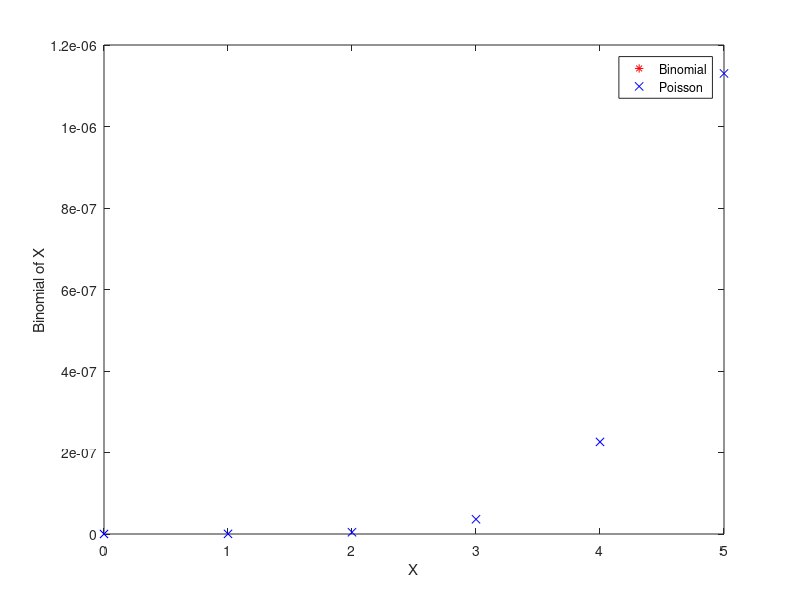

Here is the MATLAB script that generated this plot:
#we will solve the 2nd exercise
#subpoint b
n=input("Please input the n (n>=30) n= ");
p=input("Please input the probability p (p<=0.05) p= ");
lambda=n*p
x=0:n # we can have at most n successes in n trials
y=binopdf(x,n,p);
z=poisspdf(x,lambda);
plot(x,y, '*r;Binomial distribution;',x,z, 'xb;Poisson distribution;'); #plot the binomial graph
legend("Binomial","Poisson");
xlabel("X");
ylabel("Binomial of X");
#homework: plot the binopdf in the same graph as poisspdf, with 2 different colours and a legend
